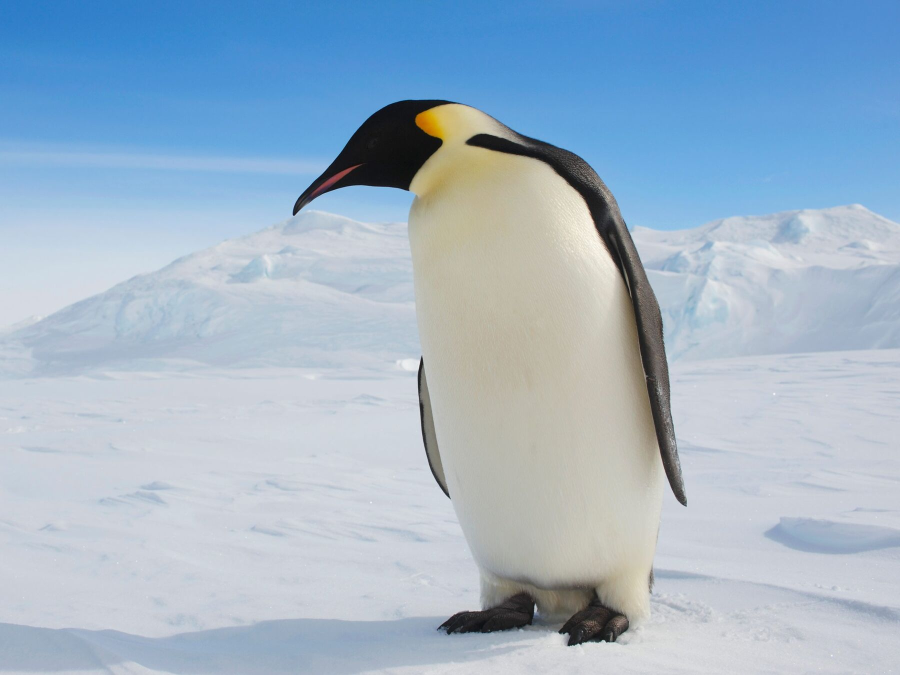
#> input picture 4. Generative AI Applications and Popular Tools/penguin.jpg, 1800 x 1350 px, found by its file name (shown at 1/2 size)
$ jupyter execute 'Edureka_Gen_AI_Applications_&_Popular_Tools_Week_2.ipynb'   (shell and % lines are left out)
#> lines starting #> are read from the running program, lines starting #| are printed output that depends on the picture
<center> <h1> OpenCV </h1> </center>

[cell 1]
import cv2
import numpy as np

[cell 2]
# image= cv2.imread("https://assets.bwbx.io/images/users/iqjWHBFdfxIU/iKIWgaiJUtss/v2/1800x1350.jpg")

image= cv2.imread("/content/penguin.jpg")
#> image is the input picture: shape (1350, 1800, 3); mean B, G, R 200.6, 181.2, 159.7

[cell 3]
if image is not None:
  print("Image Loaded Successfully!")
  print("Imgae Shape :", image.shape)
#| Imgae Shape : (1350, 1800, 3)

else:
  print("Error Loading Image")

[cell 4]
from google.colab.patches import cv2_imshow

if image is not None:
  cv2_imshow(image)

else:
  print("Error Loading Image")

[cell 5]
# Shape of Image
original_height, original_width= image.shape[:2]
#> original_height = 1350; original_width = 1800
original_height, original_width
#> Out = (1350, 1800)

[cell 6]
# Gray Scale of Image
gray_image= cv2.cvtColor(image, cv2.COLOR_BGR2GRAY)
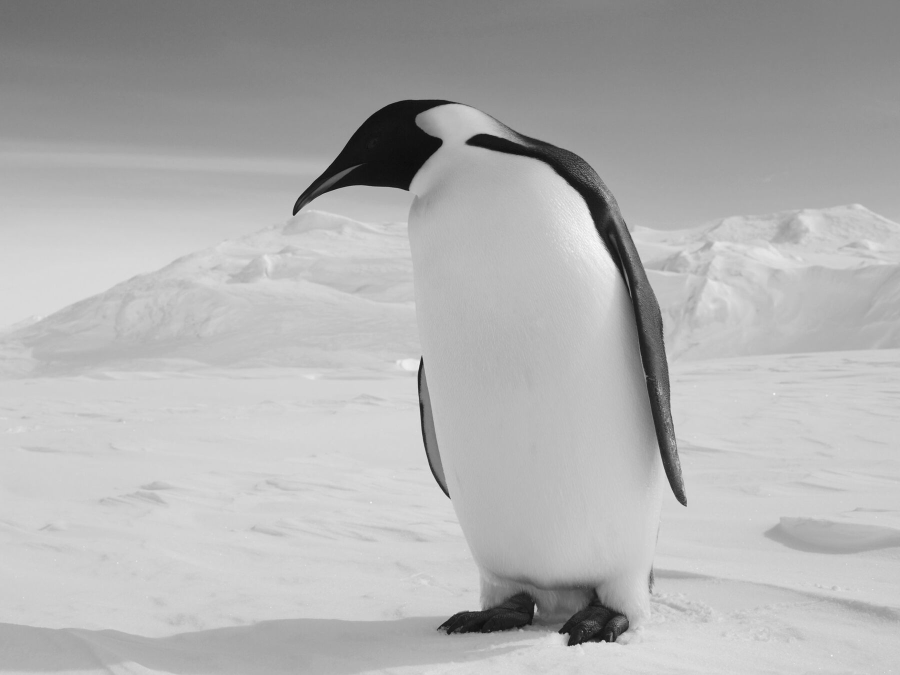
#> gray_image: shape (1350, 1800) (shown at 1/2 size); min 6, max 254, mean 177
cv2_imshow(gray_image)

[cell 7]
# Reshape the image
reshaped_image= gray_image.reshape(-1)

[cell 8]
original_shaped_image= gray_image.reshape(original_height, original_width)

[cell 9]
cv2_imshow(original_shaped_image)

[cell 10]
# Resize the Image
new_width, new_height= 200, 100
resized_img= cv2.resize(gray_image, (new_width, new_height))
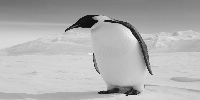
#> resized_img: shape (100, 200); min 15, max 244, mean 177
cv2_imshow(resized_img)
